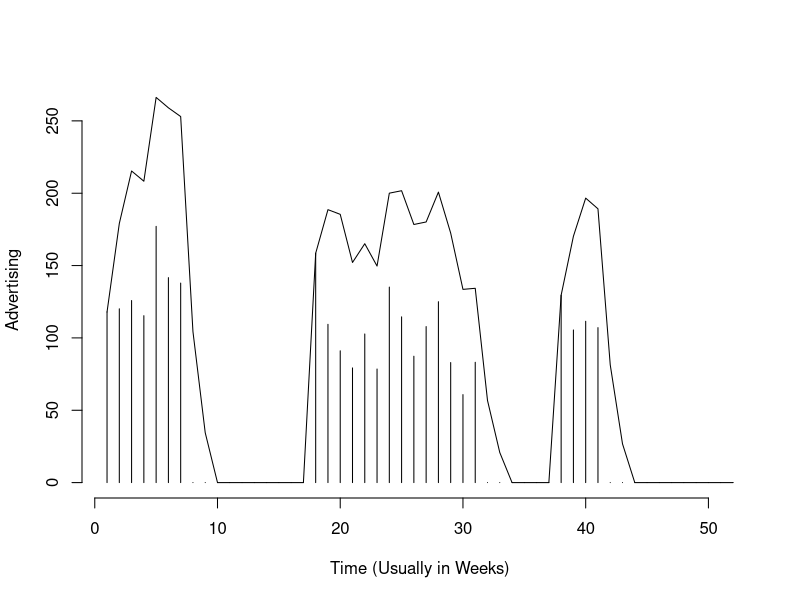

Here is the R script that generated this plot:
# Program Name: Adstock Transformationwith Maximum Period Decay
# Written By  : Gabriel Mohanna
# Date Created: July 11, 2014
# Narrative   : An adstock transformation with Maximum Period Decay
#
# \\\\\\\\\\\\\\\\\\\\\\\\\\\\\\\\\\\\\\\\\\\\\\\\\\\\\\\\\\\\\\\\\\\\\\\\\\\\\\\\\\\\\\\\\\\\\\\\\\\\\\\\\\\\\\\\\\\\\\\
# <<<<<<<<<<<<<<<<<<<<<<<<<<<<<<<<<<<<<<<<<<<<<<<<<<< Code is Poetry >>>>>>>>>>>>>>>>>>>>>>>>>>>>>>>>>>>>>>>>>>>>>>>>>>>>
# ///////////////////////////////////////////////////////////////////////////////////////////////////////////////////////

# Define Adstock Rate
adstock_rate <- 0.50
max_memory   <- 2

# Create Data
advertising <- c(117.913, 120.112, 125.828, 115.354, 177.090, 141.647, 137.892,   0.000,   0.000,   0.000,   0.000, 
                   0.000,   0.000,   0.000,   0.000,   0.000,   0.000, 158.511, 109.385,  91.084,  79.253, 102.706, 
                  78.494, 135.114, 114.549,  87.337, 107.829, 125.020,  82.956,  60.813,  83.149,   0.000,   0.000, 
                   0.000,   0.000,   0.000,   0.000, 129.515, 105.486, 111.494, 107.099,   0.000,   0.000,   0.000, 
                   0.000,   0.000,   0.000,   0.000,   0.000,   0.000,   0.000,   0.000)

# Calculate Advertising Adstock
learn_rates <- rep(adstock_rate, max_memory+1) ^ c(0:max_memory)
adstocked_advertising <- filter(c(rep(0, max_memory), advertising), learn_rates, method="convolution")
adstocked_advertising <- adstocked_advertising[!is.na(adstocked_advertising)]

# Graph Data
plot(seq(1,length(advertising)), advertising, type="h", 
     xlab="Time (Usually in Weeks)", ylab="Advertising", 
     ylim=c(0, max(c(advertising, adstocked_advertising))), 
     frame.plot=FALSE)
lines(adstocked_advertising)
